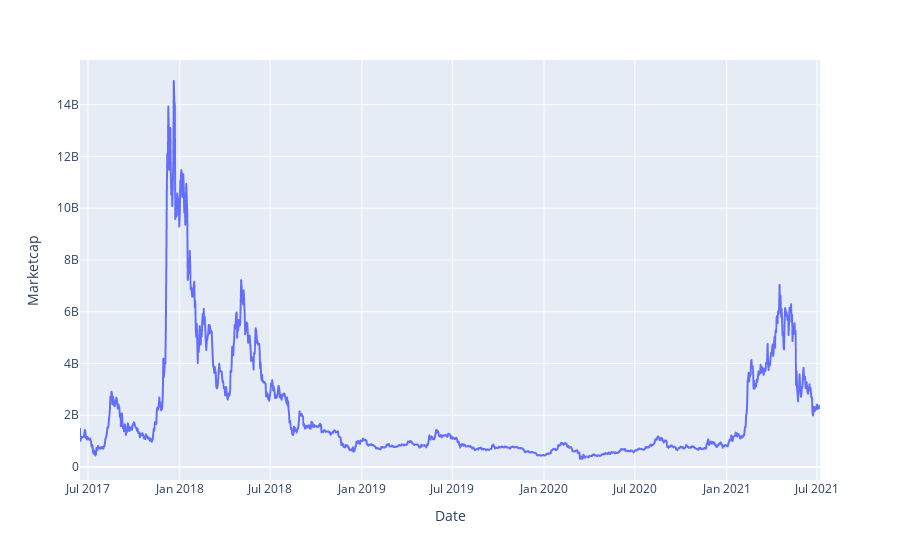

Notebook cell for this chart:
### Code cell
fig = px.line(data, x='Date', y="Marketcap")
fig.show();

### Figure 1 — Plotly figure (JSON) as saved in the notebook; plotly's stock layout.template omitted (floating-point values rounded to 4 significant figures; data arrays with more than 128 entries replaced by an {"elided": "..."} marker saying what was removed)
{"data": [{"hovertemplate": "Date=%{x}<br>Marketcap=%{y}<extra></extra>", "legendgroup": "", "line": {"color": "#636efa", "dash": "solid"}, "marker": {"symbol": "circle"}, "mode": "lines", "name": "", "showlegend": false, "x": {"elided": "1484 str values"}, "xaxis": "x", "y": {"elided": "1484 float values"}, "yaxis": "y", "type": "scattergl"}], "layout": {"xaxis": {"anchor": "y", "domain": [0, 1], "title": {"text": "Date"}}, "yaxis": {"anchor": "x", "domain": [0, 1], "title": {"text": "Marketcap"}}, "legend": {"tracegroupgap": 0}, "margin": {"t": 60}}}
